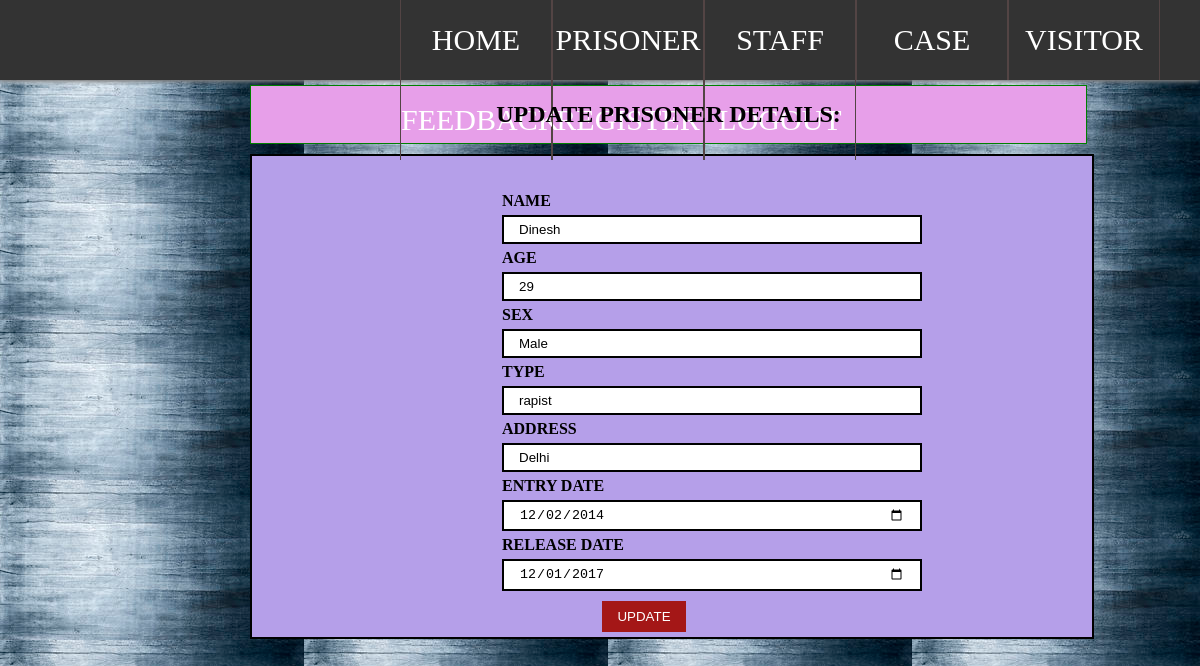
The app's page /updatePrisoner.php?edit=54 with its own data.
### tables this page shows
CREATE TABLE `prisoner` (
  `PID` int(11) NOT NULL,
  `PRISONER_NAME` varchar(30) NOT NULL,
  `AGE` int(11) NOT NULL,
  `SEX` varchar(6) NOT NULL,
  `TYPE` varchar(30) NOT NULL,
  `ADDRESS` text NOT NULL,
  `ENTRY_DATE` date NOT NULL,
  `RELEASE_DATE` date NOT NULL
);

### updatePrisoner.php (the view, shortened to what this page needs)
<!DOCTYPE html>
<html>
<body>
<body background="images/editbg.jpg">
<?php
	require 'conn.php';
	include 'index.php';
	if( isset($_GET["edit"]) )
	{
		$id = $_GET["edit"];
		$res= mysqli_query($conn,"SELECT * FROM prisoner WHERE PID='$id'");
		$row= mysqli_fetch_assoc($res);
	}
?>
<h2>UPDATE PRISONER DETAILS:</h2>
<form action="updatePrisoner.php" method="POST">
 <div class="container">
  <br><br><label><b>NAME</b></label> <br>
  <input type="text" name="newName" value="<?php echo $row['PRISONER_NAME']; ?>">
	<br>
		<label><b>AGE</b></label> <br>
    <input type="text" name="newAge" value="<?php echo $row['AGE']; ?>">
	<br>
	<label><b>SEX</b></label> <br>
    <input type="text" name="newSex" value="<?php echo $row['SEX']; ?>">
	<br>
		<label><b>TYPE</b></label> <br>
    <input type="text" name="newType" value="<?php echo $row['TYPE']; ?>">
<br>
		<label><b>ADDRESS</b></label> <br>
    <input type="text" name="newAddress" value="<?php echo $row['ADDRESS']; ?>">
<br>
		<label><b>ENTRY DATE</b></label> <br>
    <input type="date" name="newEntry" value="<?php echo $row['ENTRY_DATE']; ?>">
	<br>
		<label><b>RELEASE DATE</b></label> <br>
<input type="date" name="newRelease" value="<?php echo $row['RELEASE_DATE']; ?>">
<br>
  <button type="submit" name="btn" value=submit>UPDATE</button>
    </div>
</form>
</body>
</html>

### updatePrisoner.php (style rules this page uses)
h2 { border:1px solid green; text-align: center; color: black; padding: 15px 1px; margin:5px 113px 10px 250px; background-color:#E79FE9; }
form { width: 70%; border: 2px solid black; background-color: #B59FE9; margin: 0px 113px 10px 250px; }
input[type=text], input[type=date], input[type=select] { width: 50%; padding: 5px 15px; margin: 5px 250px; display: inline-block; border: 2px solid black; box-sizing: border-box; }
label,select { margin: 5px 250px; }
button { text-align: center; background-color: #A41717; color: white; padding: 8px 15px; margin: 5px 350px ; border: none; cursor: pointer; width: 10%; }

### index.php (style rules this page uses)
* { margin: 0px; padding: 0px; }

### records on screen
prisoner: newName "Dinesh", newAge "29", newSex "Male", newType "rapist", newAddress "Delhi", newEntry "12/02/2014", newRelease "12/01/2017"
